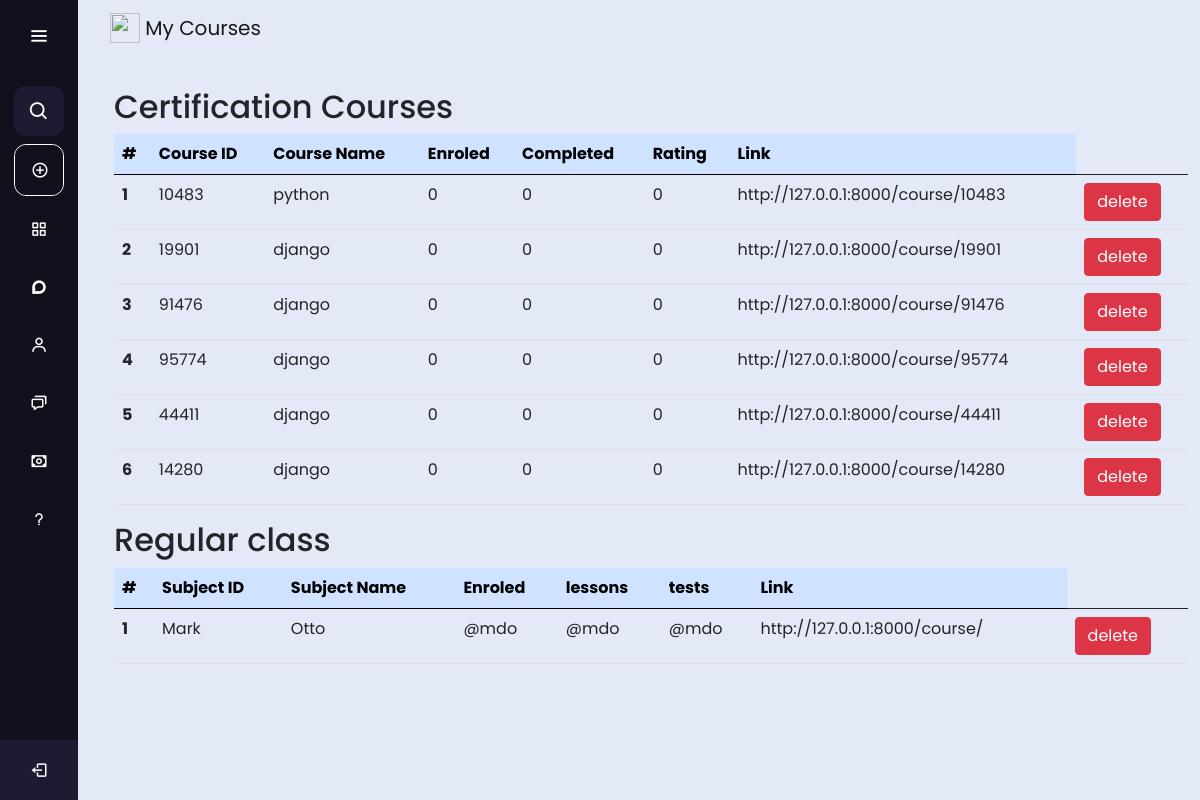
Screenshot of /te/mycourse (signed in) with the database file from the repository.
### course/models.py (models this page shows)
class course(models.Model):
    course_id=models.CharField(max_length=255,null=False,unique=True,primary_key=True)
    teacher_id=models.CharField(max_length=100)
    name = models.CharField(max_length=100)
    discriptions = models.CharField(max_length=5000,null=True)
    week = models.IntegerField(default=0)
    unit = models.IntegerField(default=0)
    enroled = models.IntegerField(default=0)
    completed = models.IntegerField(default=0)
    time = models.CharField(max_length=20,null=False)
    rating = models.IntegerField(default=0)
    skils = models.JSONField()
    Questions = models.JSONField(default=dict)

### teachers/views.py (the view)
# urls.py: path("mycourse",views.my_course,name="course dashbord"),
def my_course(request):
    user= request.user.username
    courses= course.objects.filter(teacher_id=user)
    return render(request,"my_courses.html",({"courses":courses}))

### teachers/templates/my_courses.html (shortened to what this page needs)
{% extends 'tea_theme.html' %}
  {% block content %}
    {% load static %}
    <nav class="navbar navbar-light" style="margin: 2rem;margin-top: 0rem;">
        <a class="navbar-brand" href="#" >
          <img src="" width="30" height="30" class="d-inline-block align-top" alt="">
          My Courses
        </a>
    </nav>
    <div class="container-fluid">
      {% if courses %}
        <div class="table-container" style="margin-left: 1.5rem;">
          <h2>Certification Courses</h2>
          <table class="table table-hover">
            <thead>
              <tr>
                <th class="table-primary" scope="col">#</th>
                <th class="table-primary" scope="col">Course ID</th>
                <th class="table-primary" scope="col">Course Name</th>
                <th class="table-primary" scope="col">Enroled</th>
                <th class="table-primary" scope="col">Completed</th>
                <th class="table-primary" scope="col">Rating</th>
                <th class="table-primary" scope="col">Link</th>
                <th scope="col"></th>
              </tr>
            </thead>
            <tbody>
              {% for course in courses %}
              <tr onclick="courseSelection({{course.course_id}})">
                <th scope="row">{{forloop.counter}}</th>
                <td>{{course.course_id}}</td>
                <td>{{course.name}}</td>
                <td>{{course.enroled}}</td>
                <td>{{course.completed}}</td>
                <td>{{course.rating}}</td>
                <td onclick="LinkCopy({{course.course_id}})">http://127.0.0.1:8000/course/{{course.course_id}}</td>
                <td><Button class="btn btn-danger">delete</Button></td>
              </tr>
              {% endfor %}
            </tbody>
          </table>
          <div class="table-container">
            <h2>Regular class</h2>
            <table class="table table-hover">
              <thead>
                <tr>
                  <th class="table-primary" scope="col">#</th>
                  <th class="table-primary" scope="col">Subject ID</th>
                  <th class="table-primary" scope="col">Subject Name</th>
                  <th class="table-primary" scope="col">Enroled</th>
                  <th class="table-primary" scope="col">lessons</th>
                  <th class="table-primary" scope="col">tests</th>
                  <th class="table-primary" scope="col">Link</th>
                  <th scope="col"></th>
                </tr>
              </thead>
              <thead>
                <tbody>
                  <tr>
                    <th scope="row">1</th>
                    <td>Mark</td>
                    <td>Otto</td>
                    <td>@mdo</td>
                    <td>@mdo</td>
                    <td>@mdo</td>
                    <td>http://127.0.0.1:8000/course/{{course.course_id}}</td>
                    <td><Button class="btn btn-danger">delete</Button></td>
                  </tr>
              </thead>
        </div>
        {% else %}
        <div class="img-container" style="height: 100vh;display: grid;justify-content: center; align-items: center;">
          <img src="{% static 'images/empty.jpg' %}" style="height:300px; width: 300px; border-radius: 20px;">
          <button class="btn btn-primary"> Start a course now</button>
        </div>
        {% endif %}
    </div>
    {% endblock %}

### teachers/templates/tea_theme.html (shortened to what this page needs)
<!DOCTYPE html>
<html lang="en" dir="ltr">
<head>
    <link href='https://unpkg.com/boxicons@2.0.7/css/boxicons.min.css' rel='stylesheet'>
    <link href="https://cdn.jsdelivr.net/npm/bootstrap@5.1.0/dist/css/bootstrap.min.css" rel="stylesheet">
    <link rel="stylesheet" href="https://cdnjs.cloudflare.com/ajax/libs/ionicons/2.0.1/css/ionicons.min.css">
    {% load static %}
    <link rel="stylesheet" href="{% static 'css/theme.css' %}">
</head>
<body>
    <div class="sidebar">
        <div class="logo">
            <i class="bx bx-menu" id="btn1"></i>
         </div>
        <ul class="nav-list" style="padding-left: 0;">
            <li>
                <i class="bx bx-search"> </i>
            </li>
              <li style="border: 1px solid ;border-color:#fff;border-radius: 12px;">
              <a href="/te/addcourse">
              <i class='bx bx-plus-circle'></i>
              </a>
            </li>
            <li>
                <a href="/te/dash">
                    <i class='bx bx-grid-alt'></i>
                  </a>
            </li>
            <li>
                <a href="/te/mycourse">
                    <i class='bx bxl-discourse'></i>
                  </a>
            </li>
            <li>
                <a href="/te/user">
                  <i class='bx bx-user' ></i>
                </a>
            </li>
            <li>
                <a href="/te/chat">
                  <i class='bx bx-chat' ></i>
                </a>
              </li>
              <li>
                <a href="/te/earnings">
                  <i class='bx bx-money'></i>
                </a>
              </li>
              <li>
                <a href="/te/ask">
                  <i class='bx bx-question-mark' ></i>
                </a>
              </li>
              <li class="profile">
              <a href="/te/logout">
                  <i class='bx bx-log-out' id="log_out" ></i></a>
              </li>
        </ul>
    </div>
    <section class="home-section" style="background-color: #E4E9F7;">
      {% block content %}
      {% endblock %}
    </section>
</body>
</html>

### students/static/css/theme.css (style rules this page uses)
* { margin: 0; padding: 0; box-sizing: border-box; font-family: "Poppins", sans-serif; }
.sidebar { position: fixed; left: 0; top: 0; height: 100%; width: 78px; background: #11101d; padding: 6px 14px; z-index: 99; transition: all 0.5s ease; }
.sidebar .logo { height: 60px; display: flex; align-items: center; position: relative; }
.sidebar .logo #btn1 { position: absolute; top: 50%; right: 0; transform: translateY(-50%); font-size: 22px; transition: all 0.4s ease; font-size: 23px; text-align: center; cursor: pointer; transition: all 0.5s ease; }
.sidebar i { color: #fff; height: 60px; min-width: 50px; font-size: 28px; text-align: center; line-height: 60px; }
.sidebar .nav-list { margin-top: 20px; height: 100%; }
.sidebar li { position: relative; margin: 8px 0; list-style: none; }
.sidebar .bx-search { position: absolute; top: 50%; left: 0; transform: translateY(-50%); font-size: 22px; background: #1d1b31; color: #FFF; }
.sidebar li a { display: flex; height: 100%; width: 100%; border-radius: 12px; align-items: center; text-decoration: none; transition: all 0.4s ease; background: #11101D; }
.sidebar li i { height: 50px; line-height: 50px; font-size: 18px; border-radius: 12px; }
.sidebar li.profile { position: fixed; height: 60px; width: 78px; left: 0; bottom: -8px; padding: 10px 14px; background: #1d1b31; transition: all 0.5s ease; overflow: hidden; }
.sidebar .profile #log_out { position: absolute; top: 50%; right: 0; transform: translateY(-50%); background: #1d1b31; width: 100%; height: 60px; line-height: 60px; border-radius: 0px; transition: all 0.5s ease; }
.home-section { position: relative; background: #E4E9F7; min-height: 100vh; top: 0; left: 78px; width: calc(100% - 78px); transition: all 0.5s ease; z-index: 2; }

### rows the page displays
course: course_id "10483", name "python", enroled "0", completed "0", rating "0"
course: course_id "19901", name "django", enroled "0", completed "0", rating "0"
course: course_id "91476", name "django", enroled "0", completed "0", rating "0"
course: course_id "95774", name "django", enroled "0", completed "0", rating "0"
course: course_id "44411", name "django", enroled "0", completed "0", rating "0"
course: course_id "14280", name "django", enroled "0", completed "0", rating "0"
